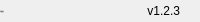
              <widget class="QFrame" name="bottomBar">
               <property name="minimumSize">
                <size>
                 <width>0</width>
                 <height>22</height>
                </size>
               </property>
               <property name="maximumSize">
                <size>
                 <width>16777215</width>
                 <height>22</height>
                </size>
               </property>
               <property name="frameShape">
                <enum>QFrame::NoFrame</enum>
               </property>
               <property name="frameShadow">
                <enum>QFrame::Raised</enum>
               </property>
               <layout class="QHBoxLayout" name="horizontalLayout_5">
                <property name="spacing">
                 <number>0</number>
                </property>
                <property name="sizeConstraint">
                 <enum>QLayout::SetNoConstraint</enum>
                </property>
                <property name="leftMargin">
                 <number>0</number>
                </property>
                <property name="topMargin">
                 <number>0</number>
                </property>
                <property name="rightMargin">
                 <number>0</number>
                </property>
                <property name="bottomMargin">
                 <number>0</number>
                </property>
                <item>
                 <widget class="QLabel" name="creditsLabel">
                  <property name="maximumSize">
                   <size>
                    <width>16777215</width>
                    <height>16</height>
                   </size>
                  </property>
                  <property name="font">
                   <font>
                    <family>Segoe UI</family>
                    <pointsize>-1</pointsize>
                    <italic>false</italic>
                    <bold>false</bold>
                   </font>
                  </property>
                  <property name="text">
                   <string>千映团队</string>
                  </property>
                  <property name="alignment">
                   <set>Qt::AlignLeading|Qt::AlignLeft|Qt::AlignVCenter</set>
                  </property>
                 </widget>
                </item>
                <item>
                 <widget class="QLabel" name="version">
                  <property name="text">
                   <string>v1.2.3</string>
                  </property>
                  <property name="alignment">
                   <set>Qt::AlignRight|Qt::AlignTrailing|Qt::AlignVCenter</set>
                  </property>
                 </widget>
                </item>
                <item>
                 <widget class="QFrame" name="frame_size_grip">
                  <property name="minimumSize">
                   <size>
                    <width>20</width>
                    <height>0</height>
                   </size>
                  </property>
                  <property name="maximumSize">
                   <size>
                    <width>20</width>
                    <height>16777215</height>
                   </size>
                  </property>
                  <property name="frameShape">
                   <enum>QFrame::NoFrame</enum>
                  </property>
                  <property name="frameShadow">
                   <enum>QFrame::Raised</enum>
                  </property>
                 </widget>
                </item>
               </layout>
              </widget>
